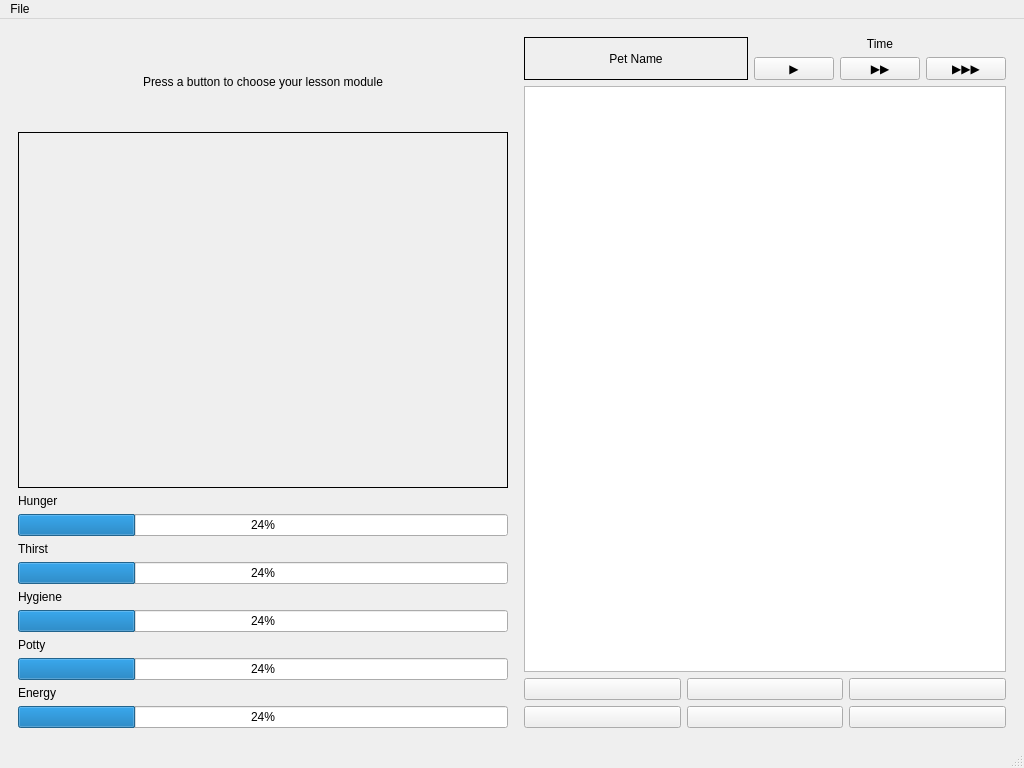
<?xml version="1.0" encoding="UTF-8"?>
<ui version="4.0">
 <class>MainWindow</class>
 <widget class="QMainWindow" name="MainWindow">
  <property name="geometry">
   <rect>
    <x>0</x>
    <y>0</y>
    <width>1024</width>
    <height>768</height>
   </rect>
  </property>
  <property name="windowTitle">
   <string>MainWindow</string>
  </property>
  <widget class="QWidget" name="centralwidget">
   <layout class="QHBoxLayout" name="horizontalLayout" stretch="0,0">
    <item>
     <widget class="QWidget" name="widget" native="true">
      <property name="sizePolicy">
       <sizepolicy hsizetype="Preferred" vsizetype="Preferred">
        <horstretch>0</horstretch>
        <verstretch>0</verstretch>
       </sizepolicy>
      </property>
      <property name="maximumSize">
       <size>
        <width>500</width>
        <height>16777215</height>
       </size>
      </property>
      <layout class="QVBoxLayout" name="progessLayout">
       <property name="sizeConstraint">
        <enum>QLayout::SetMinimumSize</enum>
       </property>
       <property name="rightMargin">
        <number>1</number>
       </property>
       <item>
        <layout class="QVBoxLayout" name="lessonLayput" stretch="1,4">
         <property name="sizeConstraint">
          <enum>QLayout::SetDefaultConstraint</enum>
         </property>
         <item>
          <widget class="QLabel" name="moduleLabel">
           <property name="text">
            <string>Press a button to choose your lesson module</string>
           </property>
           <property name="alignment">
            <set>Qt::AlignCenter</set>
           </property>
          </widget>
         </item>
         <item>
          <widget class="QLabel" name="lessonLabel">
           <property name="frameShape">
            <enum>QFrame::Box</enum>
           </property>
           <property name="text">
            <string/>
           </property>
          </widget>
         </item>
        </layout>
       </item>
       <item>
        <layout class="QVBoxLayout" name="progressBarLayout">
         <item>
          <widget class="QLabel" name="hungerLabel">
           <property name="text">
            <string>Hunger</string>
           </property>
          </widget>
         </item>
         <item>
          <widget class="QProgressBar" name="hungerProgressBar">
           <property name="value">
            <number>24</number>
           </property>
          </widget>
         </item>
         <item>
          <widget class="QLabel" name="thirstLabel">
           <property name="text">
            <string>Thirst</string>
           </property>
          </widget>
         </item>
         <item>
          <widget class="QProgressBar" name="thirstProgressBar">
           <property name="value">
            <number>24</number>
           </property>
          </widget>
         </item>
         <item>
          <widget class="QLabel" name="hygieneLabel">
           <property name="text">
            <string>Hygiene</string>
           </property>
          </widget>
         </item>
         <item>
          <widget class="QProgressBar" name="hygieneProgressBar">
           <property name="value">
            <number>24</number>
           </property>
          </widget>
         </item>
         <item>
          <widget class="QLabel" name="pottyLabel">
           <property name="text">
            <string>Potty</string>
           </property>
          </widget>
         </item>
         <item>
          <widget class="QProgressBar" name="pottyProgressBar">
           <property name="value">
            <number>24</number>
           </property>
          </widget>
         </item>
         <item>
          <widget class="QLabel" name="energyLabel">
           <property name="maximumSize">
            <size>
             <width>1000</width>
             <height>16777215</height>
            </size>
           </property>
           <property name="text">
            <string>Energy</string>
           </property>
          </widget>
         </item>
         <item>
          <widget class="QProgressBar" name="energyProgressBar">
           <property name="maximumSize">
            <size>
             <width>1000</width>
             <height>16777215</height>
            </size>
           </property>
           <property name="value">
            <number>24</number>
           </property>
          </widget>
         </item>
        </layout>
       </item>
      </layout>
     </widget>
    </item>
    <item>
     <widget class="QWidget" name="widget_2" native="true">
      <property name="sizePolicy">
       <sizepolicy hsizetype="Minimum" vsizetype="Minimum">
        <horstretch>0</horstretch>
        <verstretch>0</verstretch>
       </sizepolicy>
      </property>
      <layout class="QVBoxLayout" name="verticalLayout" stretch="0,0,0">
       <item>
        <layout class="QHBoxLayout" name="horizontalLayout_4">
         <property name="topMargin">
          <number>0</number>
         </property>
         <item>
          <widget class="QLabel" name="petNameLabel">
           <property name="sizePolicy">
            <sizepolicy hsizetype="Preferred" vsizetype="Preferred">
             <horstretch>0</horstretch>
             <verstretch>0</verstretch>
            </sizepolicy>
           </property>
           <property name="maximumSize">
            <size>
             <width>16777215</width>
             <height>100</height>
            </size>
           </property>
           <property name="frameShape">
            <enum>QFrame::Box</enum>
           </property>
           <property name="text">
            <string>Pet Name</string>
           </property>
           <property name="alignment">
            <set>Qt::AlignCenter</set>
           </property>
          </widget>
         </item>
         <item>
          <layout class="QVBoxLayout" name="verticalLayout_2">
           <item>
            <widget class="QLabel" name="timeLabel">
             <property name="sizePolicy">
              <sizepolicy hsizetype="Preferred" vsizetype="Preferred">
               <horstretch>0</horstretch>
               <verstretch>0</verstretch>
              </sizepolicy>
             </property>
             <property name="text">
              <string>Time</string>
             </property>
             <property name="alignment">
              <set>Qt::AlignCenter</set>
             </property>
            </widget>
           </item>
           <item>
            <layout class="QHBoxLayout" name="horizontalLayout_5">
             <property name="topMargin">
              <number>0</number>
             </property>
             <item>
              <widget class="QPushButton" name="mediumSpeedButton">
               <property name="text">
                <string>▶</string>
               </property>
              </widget>
             </item>
             <item>
              <widget class="QPushButton" name="fastSpeedButton">
               <property name="text">
                <string>▶▶</string>
               </property>
              </widget>
             </item>
             <item>
              <widget class="QPushButton" name="fasterSpeedButton">
               <property name="text">
                <string>▶▶▶</string>
               </property>
              </widget>
             </item>
            </layout>
           </item>
          </layout>
         </item>
        </layout>
       </item>
       <item>
        <widget class="PetPanel" name="petPanel">
         <property name="enabled">
          <bool>true</bool>
         </property>
         <property name="styleSheet">
          <string notr="true"/>
         </property>
         <property name="lineWidth">
          <number>0</number>
         </property>
         <property name="interactive">
          <bool>false</bool>
         </property>
        </widget>
       </item>
       <item>
        <layout class="QGridLayout" name="activityLayout">
         <property name="leftMargin">
          <number>0</number>
         </property>
         <property name="topMargin">
          <number>0</number>
         </property>
         <item row="1" column="0">
          <widget class="QPushButton" name="bathButton">
           <property name="text">
            <string/>
           </property>
          </widget>
         </item>
         <item row="0" column="2">
          <widget class="QPushButton" name="waterButton">
           <property name="text">
            <string/>
           </property>
          </widget>
         </item>
         <item row="0" column="3">
          <widget class="QPushButton" name="playButton">
           <property name="text">
            <string/>
           </property>
          </widget>
         </item>
         <item row="0" column="0">
          <widget class="QPushButton" name="foodButton">
           <property name="cursor">
            <cursorShape>ArrowCursor</cursorShape>
           </property>
           <property name="mouseTracking">
            <bool>false</bool>
           </property>
           <property name="text">
            <string/>
           </property>
          </widget>
         </item>
         <item row="1" column="2">
          <widget class="QPushButton" name="pottyButton">
           <property name="text">
            <string/>
           </property>
          </widget>
         </item>
         <item row="1" column="3">
          <widget class="QPushButton" name="restButton">
           <property name="text">
            <string/>
           </property>
          </widget>
         </item>
        </layout>
       </item>
      </layout>
     </widget>
    </item>
   </layout>
  </widget>
  <widget class="QMenuBar" name="menubar">
   <property name="geometry">
    <rect>
     <x>0</x>
     <y>0</y>
     <width>1024</width>
     <height>24</height>
    </rect>
   </property>
   <widget class="QMenu" name="menuFile">
    <property name="title">
     <string>File</string>
    </property>
    <addaction name="actionNew_Pet"/>
    <addaction name="actionLoad_Pet"/>
   </widget>
   <addaction name="menuFile"/>
  </widget>
  <widget class="QStatusBar" name="statusbar"/>
  <action name="actionNew_Pet">
   <property name="text">
    <string>New Pet ...</string>
   </property>
  </action>
  <action name="actionLoad_Pet">
   <property name="text">
    <string>Load Pet ...</string>
   </property>
  </action>
 </widget>
 <customwidgets>
  <customwidget>
   <class>PetPanel</class>
   <extends>QGraphicsView</extends>
   <header>petpanel.h</header>
  </customwidget>
 </customwidgets>
 <resources/>
 <connections/>
</ui>
